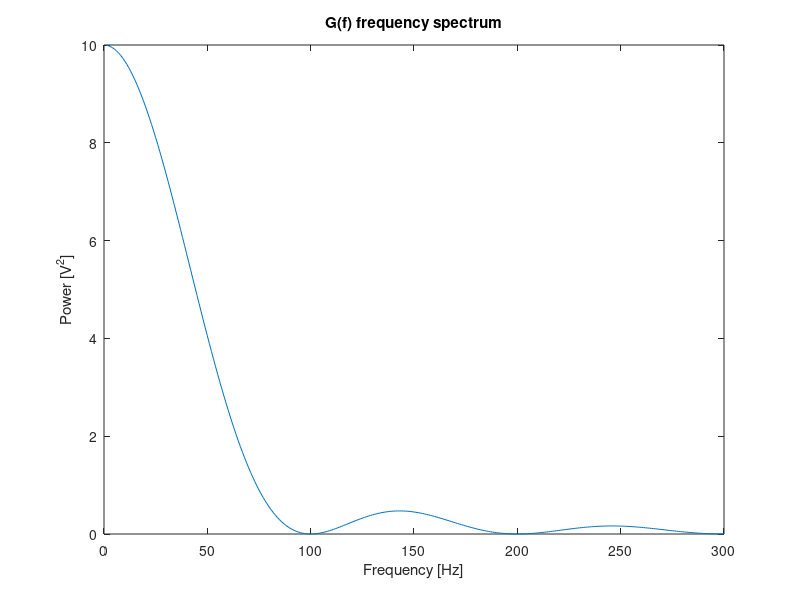
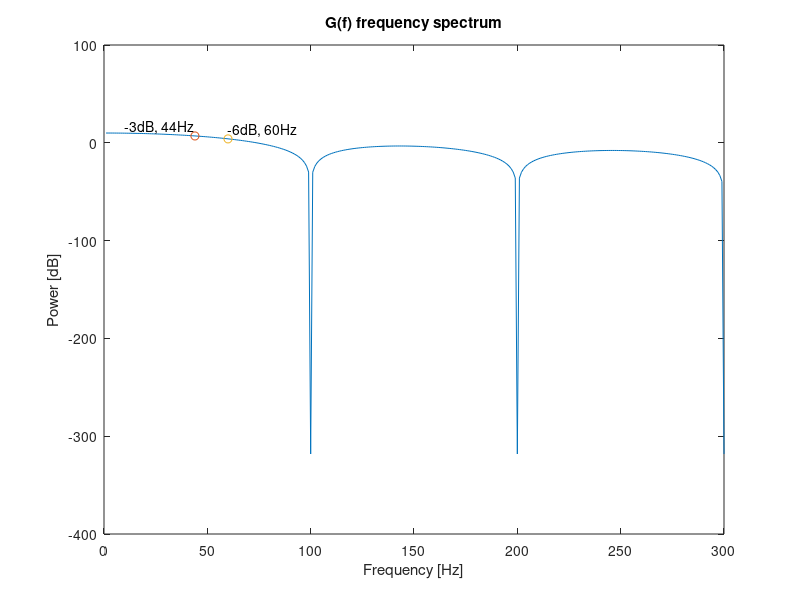

MATLAB code for these plots, in order:
clear all;

f = 1:1:300;
G = 10.*((sin(pi*f*10.^(-2)))./(pi*f*10.^(-2))).^(2);

f1 = figure;
set(gcf,'position', [0,0,800, 600]);
plot(f,G);
title("G(f) frequency spectrum");
xlabel("Frequency [Hz]");
ylabel("Power [V^2]");

G_dB = 10.*log10(G);

f2 = figure;
set(gcf,'position', [0,0,800, 600]);
plot(f,G_dB);
title("G(f) frequency spectrum");
xlabel("Frequency [Hz]");
ylabel("Power [dB]");

maxPower = max(G_dB);
halfPower = maxPower - 3;
quarterPower = maxPower - 6;
halfPower_F = find(G_dB > halfPower);
halfPower_F = halfPower_F(end);
quarterPower_F = find(G_dB > quarterPower);
quarterPower_F = quarterPower_F(end);

hold on;
plot(halfPower_F, halfPower, 'o');
text(halfPower_F, halfPower+10, ['-3dB, ',num2str(halfPower_F),'Hz'], 'HorizontalAlignment', 'right');
plot(quarterPower_F, quarterPower, 'o');
text(quarterPower_F, quarterPower+10, ['-6dB, ',num2str(quarterPower_F),'Hz'], 'HorizontalAlignment', 'left');
hold off;